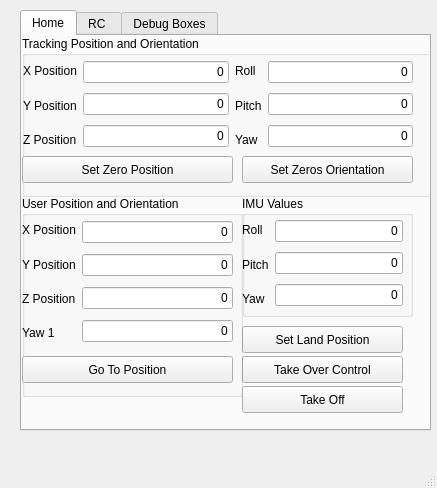
<?xml version="1.0" encoding="UTF-8"?>
<ui version="4.0">
 <class>ControlPannel</class>
 <widget class="QMainWindow" name="ControlPannel">
  <property name="geometry">
   <rect>
    <x>0</x>
    <y>0</y>
    <width>437</width>
    <height>488</height>
   </rect>
  </property>
  <property name="minimumSize">
   <size>
    <width>410</width>
    <height>390</height>
   </size>
  </property>
  <property name="windowTitle">
   <string>Quadcopter Control Pannel</string>
  </property>
  <widget class="QWidget" name="centralwidget">
   <widget class="QTabWidget" name="tabWidget">
    <property name="enabled">
     <bool>true</bool>
    </property>
    <property name="geometry">
     <rect>
      <x>20</x>
      <y>10</y>
      <width>411</width>
      <height>421</height>
     </rect>
    </property>
    <property name="focusPolicy">
     <enum>Qt::NoFocus</enum>
    </property>
    <property name="contextMenuPolicy">
     <enum>Qt::NoContextMenu</enum>
    </property>
    <property name="currentIndex">
     <number>0</number>
    </property>
    <widget class="QWidget" name="tab">
     <attribute name="title">
      <string>Home</string>
     </attribute>
     <widget class="QPushButton" name="set_land_position_button">
      <property name="geometry">
       <rect>
        <x>220</x>
        <y>290</y>
        <width>161</width>
        <height>27</height>
       </rect>
      </property>
      <property name="text">
       <string>Set Land Position</string>
      </property>
     </widget>
     <widget class="QGroupBox" name="groupBox_4">
      <property name="geometry">
       <rect>
        <x>220</x>
        <y>160</y>
        <width>171</width>
        <height>121</height>
       </rect>
      </property>
      <property name="title">
       <string>IMU Values</string>
      </property>
      <widget class="QWidget" name="layoutWidget">
       <property name="geometry">
        <rect>
         <x>0</x>
         <y>20</y>
         <width>161</width>
         <height>97</height>
        </rect>
       </property>
       <layout class="QHBoxLayout" name="horizontalLayout_2">
        <item>
         <layout class="QVBoxLayout" name="verticalLayout_6">
          <item>
           <widget class="QLabel" name="label_9">
            <property name="text">
             <string>Roll</string>
            </property>
           </widget>
          </item>
          <item>
           <widget class="QLabel" name="label_10">
            <property name="text">
             <string>Pitch</string>
            </property>
           </widget>
          </item>
          <item>
           <widget class="QLabel" name="label_11">
            <property name="text">
             <string>Yaw</string>
            </property>
           </widget>
          </item>
         </layout>
        </item>
        <item>
         <layout class="QVBoxLayout" name="verticalLayout_5">
          <item>
           <widget class="QLineEdit" name="imu_roll_box">
            <property name="text">
             <string>0</string>
            </property>
            <property name="alignment">
             <set>Qt::AlignRight|Qt::AlignTrailing|Qt::AlignVCenter</set>
            </property>
            <property name="readOnly">
             <bool>true</bool>
            </property>
           </widget>
          </item>
          <item>
           <widget class="QLineEdit" name="imu_pitch_box">
            <property name="text">
             <string>0</string>
            </property>
            <property name="alignment">
             <set>Qt::AlignRight|Qt::AlignTrailing|Qt::AlignVCenter</set>
            </property>
            <property name="readOnly">
             <bool>true</bool>
            </property>
           </widget>
          </item>
          <item>
           <widget class="QLineEdit" name="imu_yaw_box">
            <property name="text">
             <string>0</string>
            </property>
            <property name="alignment">
             <set>Qt::AlignRight|Qt::AlignTrailing|Qt::AlignVCenter</set>
            </property>
            <property name="readOnly">
             <bool>true</bool>
            </property>
           </widget>
          </item>
         </layout>
        </item>
       </layout>
      </widget>
     </widget>
     <widget class="QPushButton" name="control_toggle_button">
      <property name="geometry">
       <rect>
        <x>220</x>
        <y>320</y>
        <width>161</width>
        <height>27</height>
       </rect>
      </property>
      <property name="text">
       <string>Take Over Control</string>
      </property>
     </widget>
     <widget class="QGroupBox" name="groupBox_3">
      <property name="geometry">
       <rect>
        <x>0</x>
        <y>0</y>
        <width>421</width>
        <height>161</height>
       </rect>
      </property>
      <property name="title">
       <string>Tracking Position and Orientation</string>
      </property>
      <widget class="QWidget" name="layoutWidget">
       <property name="geometry">
        <rect>
         <x>1</x>
         <y>21</y>
         <width>390</width>
         <height>97</height>
        </rect>
       </property>
       <layout class="QHBoxLayout" name="horizontalLayout">
        <item>
         <layout class="QVBoxLayout" name="verticalLayout_3">
          <item>
           <widget class="QLabel" name="label_2">
            <property name="text">
             <string>X Position</string>
            </property>
           </widget>
          </item>
          <item>
           <widget class="QLabel" name="label_3">
            <property name="text">
             <string>Y Position</string>
            </property>
           </widget>
          </item>
          <item>
           <widget class="QLabel" name="label_4">
            <property name="text">
             <string>Z Position</string>
            </property>
           </widget>
          </item>
         </layout>
        </item>
        <item>
         <layout class="QVBoxLayout" name="verticalLayout">
          <item>
           <widget class="QLineEdit" name="tracking_x_position_box">
            <property name="text">
             <string>0</string>
            </property>
            <property name="alignment">
             <set>Qt::AlignRight|Qt::AlignTrailing|Qt::AlignVCenter</set>
            </property>
            <property name="readOnly">
             <bool>true</bool>
            </property>
           </widget>
          </item>
          <item>
           <widget class="QLineEdit" name="tracking_y_position_box">
            <property name="text">
             <string>0</string>
            </property>
            <property name="alignment">
             <set>Qt::AlignRight|Qt::AlignTrailing|Qt::AlignVCenter</set>
            </property>
            <property name="readOnly">
             <bool>true</bool>
            </property>
           </widget>
          </item>
          <item>
           <widget class="QLineEdit" name="tracking_z_position_box">
            <property name="text">
             <string>0</string>
            </property>
            <property name="alignment">
             <set>Qt::AlignRight|Qt::AlignTrailing|Qt::AlignVCenter</set>
            </property>
            <property name="readOnly">
             <bool>true</bool>
            </property>
           </widget>
          </item>
         </layout>
        </item>
        <item>
         <layout class="QVBoxLayout" name="verticalLayout_4">
          <item>
           <widget class="QLabel" name="label_5">
            <property name="text">
             <string>Roll</string>
            </property>
           </widget>
          </item>
          <item>
           <widget class="QLabel" name="label_6">
            <property name="text">
             <string>Pitch</string>
            </property>
           </widget>
          </item>
          <item>
           <widget class="QLabel" name="label_7">
            <property name="text">
             <string>Yaw</string>
            </property>
           </widget>
          </item>
         </layout>
        </item>
        <item>
         <layout class="QVBoxLayout" name="verticalLayout_2">
          <item>
           <widget class="QLineEdit" name="tracking_roll_box">
            <property name="text">
             <string>0</string>
            </property>
            <property name="alignment">
             <set>Qt::AlignRight|Qt::AlignTrailing|Qt::AlignVCenter</set>
            </property>
            <property name="readOnly">
             <bool>true</bool>
            </property>
           </widget>
          </item>
          <item>
           <widget class="QLineEdit" name="tracking_pitch_box">
            <property name="text">
             <string>0</string>
            </property>
            <property name="alignment">
             <set>Qt::AlignRight|Qt::AlignTrailing|Qt::AlignVCenter</set>
            </property>
            <property name="readOnly">
             <bool>true</bool>
            </property>
           </widget>
          </item>
          <item>
           <widget class="QLineEdit" name="tracking_yaw_box">
            <property name="text">
             <string>0</string>
            </property>
            <property name="alignment">
             <set>Qt::AlignRight|Qt::AlignTrailing|Qt::AlignVCenter</set>
            </property>
            <property name="readOnly">
             <bool>true</bool>
            </property>
           </widget>
          </item>
         </layout>
        </item>
       </layout>
      </widget>
      <widget class="QPushButton" name="set_home_position_button">
       <property name="geometry">
        <rect>
         <x>0</x>
         <y>120</y>
         <width>211</width>
         <height>27</height>
        </rect>
       </property>
       <property name="text">
        <string>Set Zero Position</string>
       </property>
      </widget>
      <widget class="QPushButton" name="set_home_orientation_button">
       <property name="geometry">
        <rect>
         <x>220</x>
         <y>120</y>
         <width>171</width>
         <height>27</height>
        </rect>
       </property>
       <property name="text">
        <string>Set Zeros Orientation</string>
       </property>
      </widget>
     </widget>
     <widget class="QGroupBox" name="groupBox_2">
      <property name="geometry">
       <rect>
        <x>0</x>
        <y>160</y>
        <width>221</width>
        <height>201</height>
       </rect>
      </property>
      <property name="title">
       <string>User Position and Orientation</string>
      </property>
      <property name="flat">
       <bool>false</bool>
      </property>
      <widget class="QPushButton" name="goto_position_button">
       <property name="geometry">
        <rect>
         <x>0</x>
         <y>160</y>
         <width>211</width>
         <height>27</height>
        </rect>
       </property>
       <property name="text">
        <string>Go To Position</string>
       </property>
      </widget>
      <widget class="QWidget" name="layoutWidget">
       <property name="geometry">
        <rect>
         <x>0</x>
         <y>20</y>
         <width>211</width>
         <height>131</height>
        </rect>
       </property>
       <layout class="QHBoxLayout" name="horizontalLayout_3">
        <item>
         <layout class="QVBoxLayout" name="verticalLayout_8">
          <item>
           <widget class="QLabel" name="label_8">
            <property name="text">
             <string>X Position</string>
            </property>
           </widget>
          </item>
          <item>
           <widget class="QLabel" name="label_12">
            <property name="text">
             <string>Y Position</string>
            </property>
           </widget>
          </item>
          <item>
           <widget class="QLabel" name="label_13">
            <property name="text">
             <string>Z Position</string>
            </property>
           </widget>
          </item>
          <item>
           <widget class="QLabel" name="label_15">
            <property name="text">
             <string>Yaw 1</string>
            </property>
           </widget>
          </item>
         </layout>
        </item>
        <item>
         <layout class="QVBoxLayout" name="verticalLayout_7">
          <item>
           <widget class="QLineEdit" name="goto_x_position_box">
            <property name="text">
             <string>0</string>
            </property>
            <property name="alignment">
             <set>Qt::AlignRight|Qt::AlignTrailing|Qt::AlignVCenter</set>
            </property>
            <property name="readOnly">
             <bool>false</bool>
            </property>
           </widget>
          </item>
          <item>
           <widget class="QLineEdit" name="goto_y_position_box">
            <property name="text">
             <string>0</string>
            </property>
            <property name="alignment">
             <set>Qt::AlignRight|Qt::AlignTrailing|Qt::AlignVCenter</set>
            </property>
            <property name="readOnly">
             <bool>false</bool>
            </property>
           </widget>
          </item>
          <item>
           <widget class="QLineEdit" name="goto_z_position_box">
            <property name="text">
             <string>0</string>
            </property>
            <property name="alignment">
             <set>Qt::AlignRight|Qt::AlignTrailing|Qt::AlignVCenter</set>
            </property>
            <property name="readOnly">
             <bool>false</bool>
            </property>
           </widget>
          </item>
          <item>
           <widget class="QLineEdit" name="goto_yaw_box">
            <property name="text">
             <string>0</string>
            </property>
            <property name="alignment">
             <set>Qt::AlignRight|Qt::AlignTrailing|Qt::AlignVCenter</set>
            </property>
            <property name="readOnly">
             <bool>false</bool>
            </property>
           </widget>
          </item>
         </layout>
        </item>
       </layout>
      </widget>
      <zorder>layoutWidget</zorder>
      <zorder>goto_position_button</zorder>
     </widget>
     <widget class="QPushButton" name="take_off_land_button">
      <property name="geometry">
       <rect>
        <x>220</x>
        <y>350</y>
        <width>161</width>
        <height>27</height>
       </rect>
      </property>
      <property name="text">
       <string>Take Off</string>
      </property>
     </widget>
    </widget>
    <widget class="QWidget" name="tab_2">
     <attribute name="title">
      <string>RC </string>
     </attribute>
     <widget class="QGroupBox" name="groupBox">
      <property name="geometry">
       <rect>
        <x>20</x>
        <y>10</y>
        <width>371</width>
        <height>321</height>
       </rect>
      </property>
      <property name="title">
       <string>RC Channel Outputs</string>
      </property>
      <widget class="QWidget" name="layoutWidget">
       <property name="geometry">
        <rect>
         <x>10</x>
         <y>30</y>
         <width>304</width>
         <height>130</height>
        </rect>
       </property>
       <layout class="QHBoxLayout" name="horizontalLayout_5">
        <item>
         <layout class="QVBoxLayout" name="verticalLayout_18">
          <item>
           <widget class="QLineEdit" name="ch_box_1">
            <property name="text">
             <string>0</string>
            </property>
            <property name="alignment">
             <set>Qt::AlignRight|Qt::AlignTrailing|Qt::AlignVCenter</set>
            </property>
            <property name="readOnly">
             <bool>true</bool>
            </property>
           </widget>
          </item>
          <item>
           <widget class="QLineEdit" name="ch_box_2">
            <property name="text">
             <string>0</string>
            </property>
            <property name="alignment">
             <set>Qt::AlignRight|Qt::AlignTrailing|Qt::AlignVCenter</set>
            </property>
            <property name="readOnly">
             <bool>true</bool>
            </property>
           </widget>
          </item>
          <item>
           <widget class="QLineEdit" name="ch_box_3">
            <property name="text">
             <string>0</string>
            </property>
            <property name="alignment">
             <set>Qt::AlignRight|Qt::AlignTrailing|Qt::AlignVCenter</set>
            </property>
            <property name="readOnly">
             <bool>true</bool>
            </property>
           </widget>
          </item>
          <item>
           <widget class="QLineEdit" name="ch_box_4">
            <property name="text">
             <string>0</string>
            </property>
            <property name="alignment">
             <set>Qt::AlignRight|Qt::AlignTrailing|Qt::AlignVCenter</set>
            </property>
            <property name="readOnly">
             <bool>true</bool>
            </property>
           </widget>
          </item>
         </layout>
        </item>
        <item>
         <layout class="QVBoxLayout" name="verticalLayout_13">
          <item>
           <widget class="QLineEdit" name="ch_box_5">
            <property name="text">
             <string>0</string>
            </property>
            <property name="alignment">
             <set>Qt::AlignRight|Qt::AlignTrailing|Qt::AlignVCenter</set>
            </property>
            <property name="readOnly">
             <bool>true</bool>
            </property>
           </widget>
          </item>
          <item>
           <widget class="QLineEdit" name="ch_box_6">
            <property name="text">
             <string>0</string>
            </property>
            <property name="alignment">
             <set>Qt::AlignRight|Qt::AlignTrailing|Qt::AlignVCenter</set>
            </property>
            <property name="readOnly">
             <bool>true</bool>
            </property>
           </widget>
          </item>
          <item>
           <widget class="QLineEdit" name="ch_box_7">
            <property name="text">
             <string>0</string>
            </property>
            <property name="alignment">
             <set>Qt::AlignRight|Qt::AlignTrailing|Qt::AlignVCenter</set>
            </property>
            <property name="readOnly">
             <bool>true</bool>
            </property>
           </widget>
          </item>
          <item>
           <widget class="QLineEdit" name="ch_box_8">
            <property name="text">
             <string>0</string>
            </property>
            <property name="alignment">
             <set>Qt::AlignRight|Qt::AlignTrailing|Qt::AlignVCenter</set>
            </property>
            <property name="readOnly">
             <bool>true</bool>
            </property>
           </widget>
          </item>
         </layout>
        </item>
       </layout>
      </widget>
     </widget>
    </widget>
    <widget class="QWidget" name="tab_3">
     <attribute name="title">
      <string>Debug Boxes</string>
     </attribute>
     <widget class="QLineEdit" name="box_1">
      <property name="geometry">
       <rect>
        <x>40</x>
        <y>20</y>
        <width>71</width>
        <height>27</height>
       </rect>
      </property>
      <property name="text">
       <string>0</string>
      </property>
      <property name="alignment">
       <set>Qt::AlignRight|Qt::AlignTrailing|Qt::AlignVCenter</set>
      </property>
      <property name="readOnly">
       <bool>true</bool>
      </property>
     </widget>
     <widget class="QLineEdit" name="box_2">
      <property name="geometry">
       <rect>
        <x>40</x>
        <y>50</y>
        <width>71</width>
        <height>27</height>
       </rect>
      </property>
      <property name="text">
       <string>0</string>
      </property>
      <property name="alignment">
       <set>Qt::AlignRight|Qt::AlignTrailing|Qt::AlignVCenter</set>
      </property>
      <property name="readOnly">
       <bool>true</bool>
      </property>
     </widget>
     <widget class="QLineEdit" name="box_7">
      <property name="geometry">
       <rect>
        <x>40</x>
        <y>200</y>
        <width>71</width>
        <height>27</height>
       </rect>
      </property>
      <property name="text">
       <string>0</string>
      </property>
      <property name="alignment">
       <set>Qt::AlignRight|Qt::AlignTrailing|Qt::AlignVCenter</set>
      </property>
      <property name="readOnly">
       <bool>true</bool>
      </property>
     </widget>
     <widget class="QLineEdit" name="box_6">
      <property name="geometry">
       <rect>
        <x>40</x>
        <y>170</y>
        <width>71</width>
        <height>27</height>
       </rect>
      </property>
      <property name="text">
       <string>0</string>
      </property>
      <property name="alignment">
       <set>Qt::AlignRight|Qt::AlignTrailing|Qt::AlignVCenter</set>
      </property>
      <property name="readOnly">
       <bool>true</bool>
      </property>
     </widget>
     <widget class="QLineEdit" name="box_5">
      <property name="geometry">
       <rect>
        <x>40</x>
        <y>140</y>
        <width>71</width>
        <height>27</height>
       </rect>
      </property>
      <property name="text">
       <string>0</string>
      </property>
      <property name="alignment">
       <set>Qt::AlignRight|Qt::AlignTrailing|Qt::AlignVCenter</set>
      </property>
      <property name="readOnly">
       <bool>true</bool>
      </property>
     </widget>
     <widget class="QLineEdit" name="box_4">
      <property name="geometry">
       <rect>
        <x>40</x>
        <y>110</y>
        <width>71</width>
        <height>27</height>
       </rect>
      </property>
      <property name="text">
       <string>0</string>
      </property>
      <property name="alignment">
       <set>Qt::AlignRight|Qt::AlignTrailing|Qt::AlignVCenter</set>
      </property>
      <property name="readOnly">
       <bool>true</bool>
      </property>
     </widget>
     <widget class="QLineEdit" name="box_3">
      <property name="geometry">
       <rect>
        <x>40</x>
        <y>80</y>
        <width>71</width>
        <height>27</height>
       </rect>
      </property>
      <property name="text">
       <string>0</string>
      </property>
      <property name="alignment">
       <set>Qt::AlignRight|Qt::AlignTrailing|Qt::AlignVCenter</set>
      </property>
      <property name="readOnly">
       <bool>true</bool>
      </property>
     </widget>
     <widget class="QLineEdit" name="box_8">
      <property name="geometry">
       <rect>
        <x>120</x>
        <y>20</y>
        <width>71</width>
        <height>27</height>
       </rect>
      </property>
      <property name="text">
       <string>0</string>
      </property>
      <property name="alignment">
       <set>Qt::AlignRight|Qt::AlignTrailing|Qt::AlignVCenter</set>
      </property>
      <property name="readOnly">
       <bool>true</bool>
      </property>
     </widget>
     <widget class="QLineEdit" name="box_9">
      <property name="geometry">
       <rect>
        <x>120</x>
        <y>50</y>
        <width>71</width>
        <height>27</height>
       </rect>
      </property>
      <property name="text">
       <string>0</string>
      </property>
      <property name="alignment">
       <set>Qt::AlignRight|Qt::AlignTrailing|Qt::AlignVCenter</set>
      </property>
      <property name="readOnly">
       <bool>true</bool>
      </property>
     </widget>
     <widget class="QLineEdit" name="box_10">
      <property name="geometry">
       <rect>
        <x>120</x>
        <y>80</y>
        <width>71</width>
        <height>27</height>
       </rect>
      </property>
      <property name="text">
       <string>0</string>
      </property>
      <property name="alignment">
       <set>Qt::AlignRight|Qt::AlignTrailing|Qt::AlignVCenter</set>
      </property>
      <property name="readOnly">
       <bool>true</bool>
      </property>
     </widget>
     <widget class="QLineEdit" name="box_11">
      <property name="geometry">
       <rect>
        <x>120</x>
        <y>110</y>
        <width>71</width>
        <height>27</height>
       </rect>
      </property>
      <property name="text">
       <string>0</string>
      </property>
      <property name="alignment">
       <set>Qt::AlignRight|Qt::AlignTrailing|Qt::AlignVCenter</set>
      </property>
      <property name="readOnly">
       <bool>true</bool>
      </property>
     </widget>
     <widget class="QLineEdit" name="box_12">
      <property name="geometry">
       <rect>
        <x>120</x>
        <y>140</y>
        <width>71</width>
        <height>27</height>
       </rect>
      </property>
      <property name="text">
       <string>0</string>
      </property>
      <property name="alignment">
       <set>Qt::AlignRight|Qt::AlignTrailing|Qt::AlignVCenter</set>
      </property>
      <property name="readOnly">
       <bool>true</bool>
      </property>
     </widget>
     <widget class="QLineEdit" name="box_13">
      <property name="geometry">
       <rect>
        <x>120</x>
        <y>170</y>
        <width>71</width>
        <height>27</height>
       </rect>
      </property>
      <property name="text">
       <string>0</string>
      </property>
      <property name="alignment">
       <set>Qt::AlignRight|Qt::AlignTrailing|Qt::AlignVCenter</set>
      </property>
      <property name="readOnly">
       <bool>true</bool>
      </property>
     </widget>
     <widget class="QLineEdit" name="box_14">
      <property name="geometry">
       <rect>
        <x>120</x>
        <y>200</y>
        <width>71</width>
        <height>27</height>
       </rect>
      </property>
      <property name="text">
       <string>0</string>
      </property>
      <property name="alignment">
       <set>Qt::AlignRight|Qt::AlignTrailing|Qt::AlignVCenter</set>
      </property>
      <property name="readOnly">
       <bool>true</bool>
      </property>
     </widget>
     <widget class="QLineEdit" name="box_15">
      <property name="geometry">
       <rect>
        <x>200</x>
        <y>20</y>
        <width>71</width>
        <height>27</height>
       </rect>
      </property>
      <property name="text">
       <string>0</string>
      </property>
      <property name="alignment">
       <set>Qt::AlignRight|Qt::AlignTrailing|Qt::AlignVCenter</set>
      </property>
      <property name="readOnly">
       <bool>true</bool>
      </property>
     </widget>
     <widget class="QLineEdit" name="box_16">
      <property name="geometry">
       <rect>
        <x>200</x>
        <y>50</y>
        <width>71</width>
        <height>27</height>
       </rect>
      </property>
      <property name="text">
       <string>0</string>
      </property>
      <property name="alignment">
       <set>Qt::AlignRight|Qt::AlignTrailing|Qt::AlignVCenter</set>
      </property>
      <property name="readOnly">
       <bool>true</bool>
      </property>
     </widget>
     <widget class="QLineEdit" name="box_17">
      <property name="geometry">
       <rect>
        <x>200</x>
        <y>80</y>
        <width>71</width>
        <height>27</height>
       </rect>
      </property>
      <property name="text">
       <string>0</string>
      </property>
      <property name="alignment">
       <set>Qt::AlignRight|Qt::AlignTrailing|Qt::AlignVCenter</set>
      </property>
      <property name="readOnly">
       <bool>true</bool>
      </property>
     </widget>
     <widget class="QLineEdit" name="box_18">
      <property name="geometry">
       <rect>
        <x>200</x>
        <y>110</y>
        <width>71</width>
        <height>27</height>
       </rect>
      </property>
      <property name="text">
       <string>0</string>
      </property>
      <property name="alignment">
       <set>Qt::AlignRight|Qt::AlignTrailing|Qt::AlignVCenter</set>
      </property>
      <property name="readOnly">
       <bool>true</bool>
      </property>
     </widget>
     <widget class="QLineEdit" name="box_19">
      <property name="geometry">
       <rect>
        <x>200</x>
        <y>140</y>
        <width>71</width>
        <height>27</height>
       </rect>
      </property>
      <property name="text">
       <string>0</string>
      </property>
      <property name="alignment">
       <set>Qt::AlignRight|Qt::AlignTrailing|Qt::AlignVCenter</set>
      </property>
      <property name="readOnly">
       <bool>true</bool>
      </property>
     </widget>
     <widget class="QLineEdit" name="box_20">
      <property name="geometry">
       <rect>
        <x>200</x>
        <y>170</y>
        <width>71</width>
        <height>27</height>
       </rect>
      </property>
      <property name="text">
       <string>0</string>
      </property>
      <property name="alignment">
       <set>Qt::AlignRight|Qt::AlignTrailing|Qt::AlignVCenter</set>
      </property>
      <property name="readOnly">
       <bool>true</bool>
      </property>
     </widget>
     <widget class="QLineEdit" name="box_21">
      <property name="geometry">
       <rect>
        <x>200</x>
        <y>200</y>
        <width>71</width>
        <height>27</height>
       </rect>
      </property>
      <property name="text">
       <string>0</string>
      </property>
      <property name="alignment">
       <set>Qt::AlignRight|Qt::AlignTrailing|Qt::AlignVCenter</set>
      </property>
      <property name="readOnly">
       <bool>true</bool>
      </property>
     </widget>
    </widget>
   </widget>
  </widget>
  <widget class="QMenuBar" name="menubar">
   <property name="geometry">
    <rect>
     <x>0</x>
     <y>0</y>
     <width>437</width>
     <height>25</height>
    </rect>
   </property>
  </widget>
  <widget class="QStatusBar" name="statusbar"/>
 </widget>
 <resources/>
 <connections/>
</ui>
